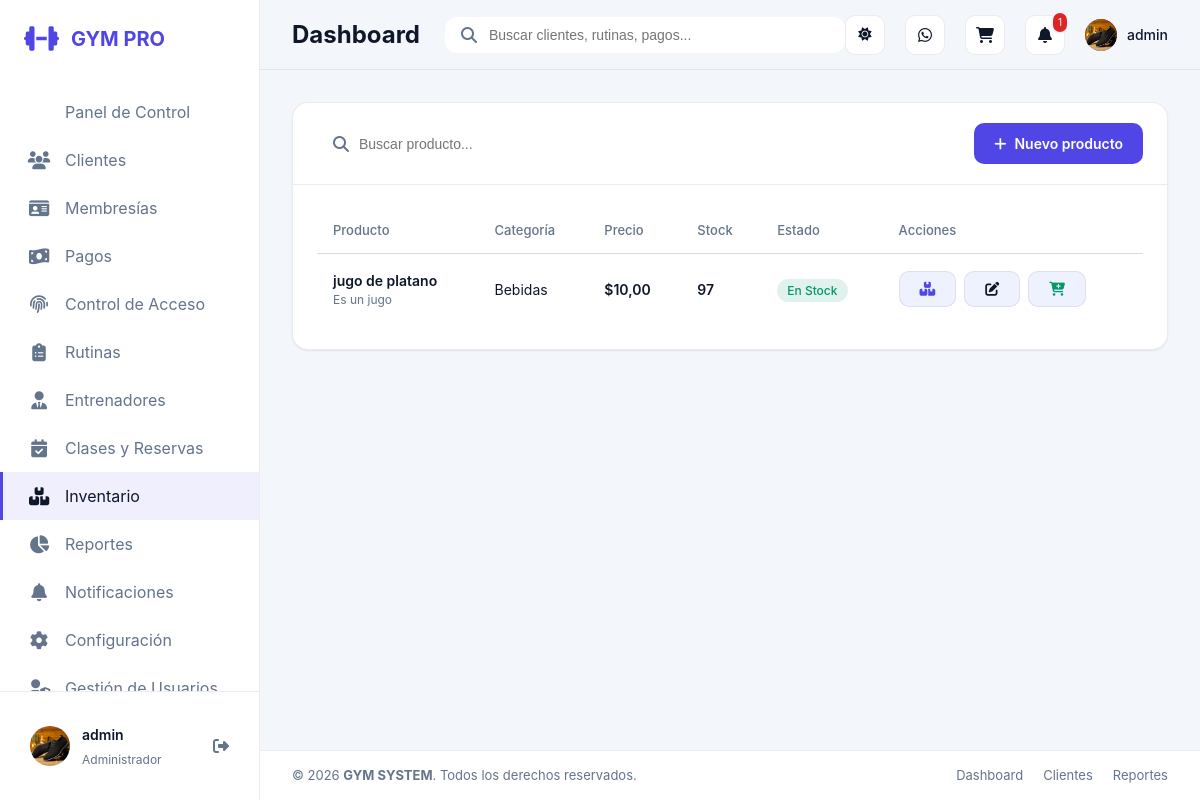
Page /inventario/ (signed in) on the earlier database version.
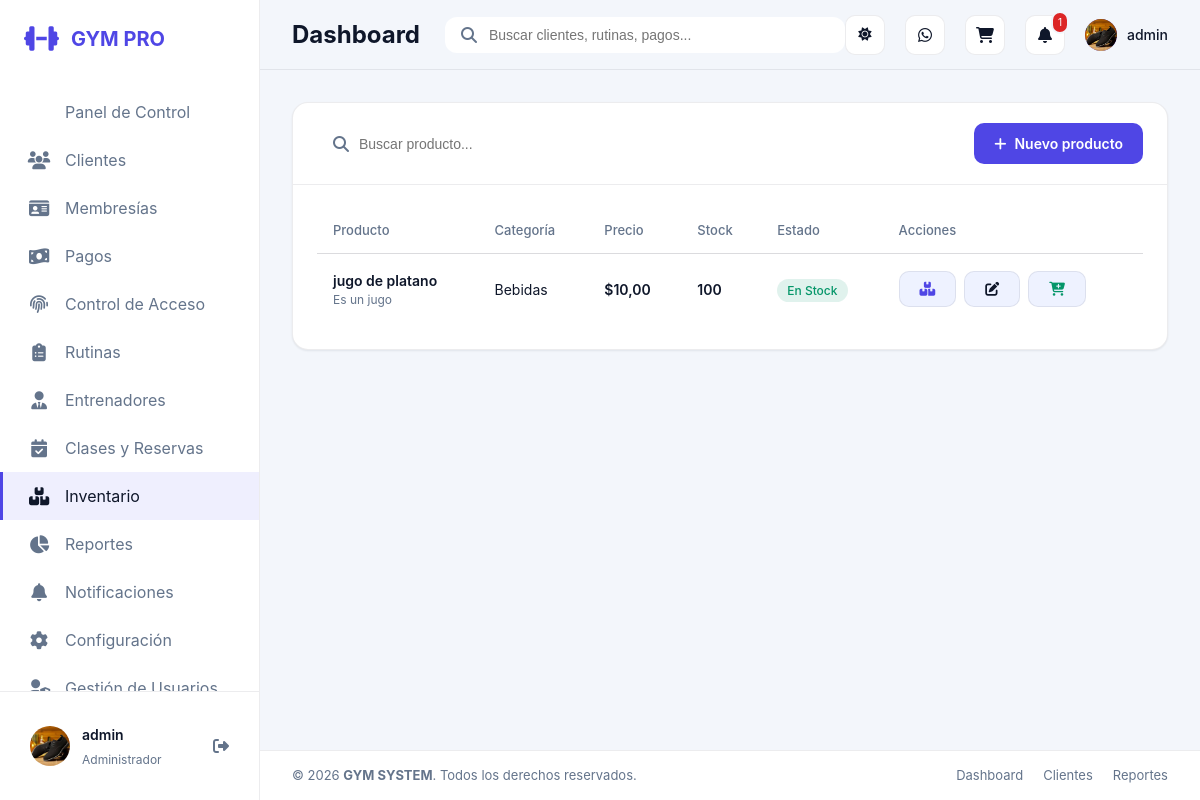
Same page on the later database version.
### apps/inventory/models.py (models this page shows, shortened)
class Product(models.Model):
    name = models.CharField(max_length=140)
    description = models.TextField(blank=True)
    price = models.DecimalField(max_digits=10, decimal_places=2)
    stock = models.PositiveIntegerField(default=0)
    min_stock = models.PositiveIntegerField(default=5)
    category = models.ForeignKey(ProductCategory, on_delete=models.SET_NULL, null=True, blank=True, related_name='products')
    barcode = models.CharField(max_length=150, unique=True, blank=True, null=True)
    image = models.ImageField(upload_to='products/', blank=True, null=True)

class ProductCategory(models.Model):
    name = models.CharField(max_length=100, unique=True)
    description = models.TextField(blank=True)

### apps/inventory/views.py (the view)
# urls.py: path('', views.product_list, name='product_list'),
@role_required(UserProfile.ROLE_ADMIN, UserProfile.ROLE_RECEPTION)
def product_list(request):
    search_query = request.GET.get('q', '')
    products = Product.objects.all().order_by('name')
    if search_query:
        products = products.filter(name__icontains=search_query)
    context = {'products': products, 'search_query': search_query}
    return render(request, 'inventory/product_list.html', context)

### apps/core/models.py (called while the page is built)
    @property
    def role_label(self):
        return self.get_role_display()

### apps/core/permissions.py (called while the page is built)
def get_user_profile(user):
    if not user or not user.is_authenticated:
        return None
    default_role = UserProfile.ROLE_ADMIN if user.is_superuser else UserProfile.ROLE_RECEPTION
    profile, _ = UserProfile.objects.get_or_create(
        user=user,
        defaults={'role': default_role},
    )
    if user.is_superuser and profile.role != UserProfile.ROLE_ADMIN:
        profile.role = UserProfile.ROLE_ADMIN
        profile.save(update_fields=['role'])
    return profile

def get_user_role(user):
    if not user or not user.is_authenticated:
        return None
    if user.is_superuser:
        return UserProfile.ROLE_ADMIN
    profile = get_user_profile(user)
    return profile.role if profile else None

def get_role_label(role):
    return ROLE_LABELS.get(role, 'Sin rol')

def get_linked_client(user):
    profile = get_user_profile(user)
    return profile.client if profile else None

def get_linked_trainer(user):
    profile = get_user_profile(user)
    return profile.trainer if profile else None

def has_role(user, *allowed_roles):
    role = get_user_role(user)
    return role in allowed_roles

### templates/inventory/product_list.html (shortened to what this page needs)
{% extends 'base.html' %}
{% block content %}
<div class="card">
    <div class="card-header">
        <div style="display: flex; gap: 16px; align-items: center; flex: 1;">
            <div class="search-bar" style="width: 300px;">
                <form action="" method="GET" style="display: flex; width: 100%; align-items: center; gap: 10px;">
                    <i class="fas fa-search"></i>
                    <input type="text" name="q" value="{{ search_query }}" placeholder="Buscar producto...">
                </form>
            </div>
        </div>
        <a href="{% url 'product_create' %}" class="btn btn-primary">
            <i class="fas fa-plus"></i> Nuevo producto
        </a>
    </div>
    <div class="card-body">
        <div class="table-container">
            <table>
                <thead>
                    <tr>
                        <th>Producto</th>
                        <th>Categoría</th>
                        <th>Precio</th>
                        <th>Stock</th>
                        <th>Estado</th>
                        <th>Acciones</th>
                    </tr>
                </thead>
                <tbody>
                    {% for product in products %}
                    <tr>
                        <td>
                            <div style="font-weight: 600;">{{ product.name }}</div>
                            <div style="font-size: 12px; color: var(--text-muted);">{{ product.description|truncatechars:50 }}</div>
                        </td>
                        <td>{{ product.category.name|default:"General" }}</td>
                        <td style="font-weight: 600;">${{ product.price }}</td>
                        <td>
                            <span style="font-weight: 600; {% if product.stock <= product.min_stock %}color: var(--color-danger);{% endif %}">
                                {{ product.stock }}
                            </span>
                        </td>
                        <td>
                            {% if product.stock > product.min_stock %}
                            <span class="badge-status status-active">En Stock</span>
                            {% elif product.stock > 0 %}
                            <span class="badge-status" style="background: rgba(245, 158, 11, 0.1); color: #f59e0b;">Bajo Stock</span>
                            {% else %}
                            <span class="badge-status status-expired">Agotado</span>
                            {% endif %}
                        </td>
                        <td>
                            <div style="display: flex; gap: 8px;">
                                <a href="{% url 'product_stock_adjust' product.id %}" class="btn btn-secondary btn-sm" title="Ajustar Stock" style="color: var(--color-primary);">
                                    <i class="fas fa-boxes-stacked"></i>
                                </a>
                                <a href="{% url 'product_edit' product.id %}" class="btn btn-secondary btn-sm" title="Editar">
                                    <i class="fas fa-edit"></i>
                                </a>
                                <a href="{% url 'cart_add' product.id %}" class="btn btn-secondary btn-sm" title="Añadir al Carrito" style="color: var(--color-success);">
                                    <i class="fas fa-cart-plus"></i>
                                </a>
                            </div>
                        </td>
                    </tr>
                    {% endfor %}
                </tbody>
            </table>
        </div>
    </div>
</div>
{% endblock %}

Differences in the rows shown:
changed Product "jugo de platano": stock "97" → "100"
